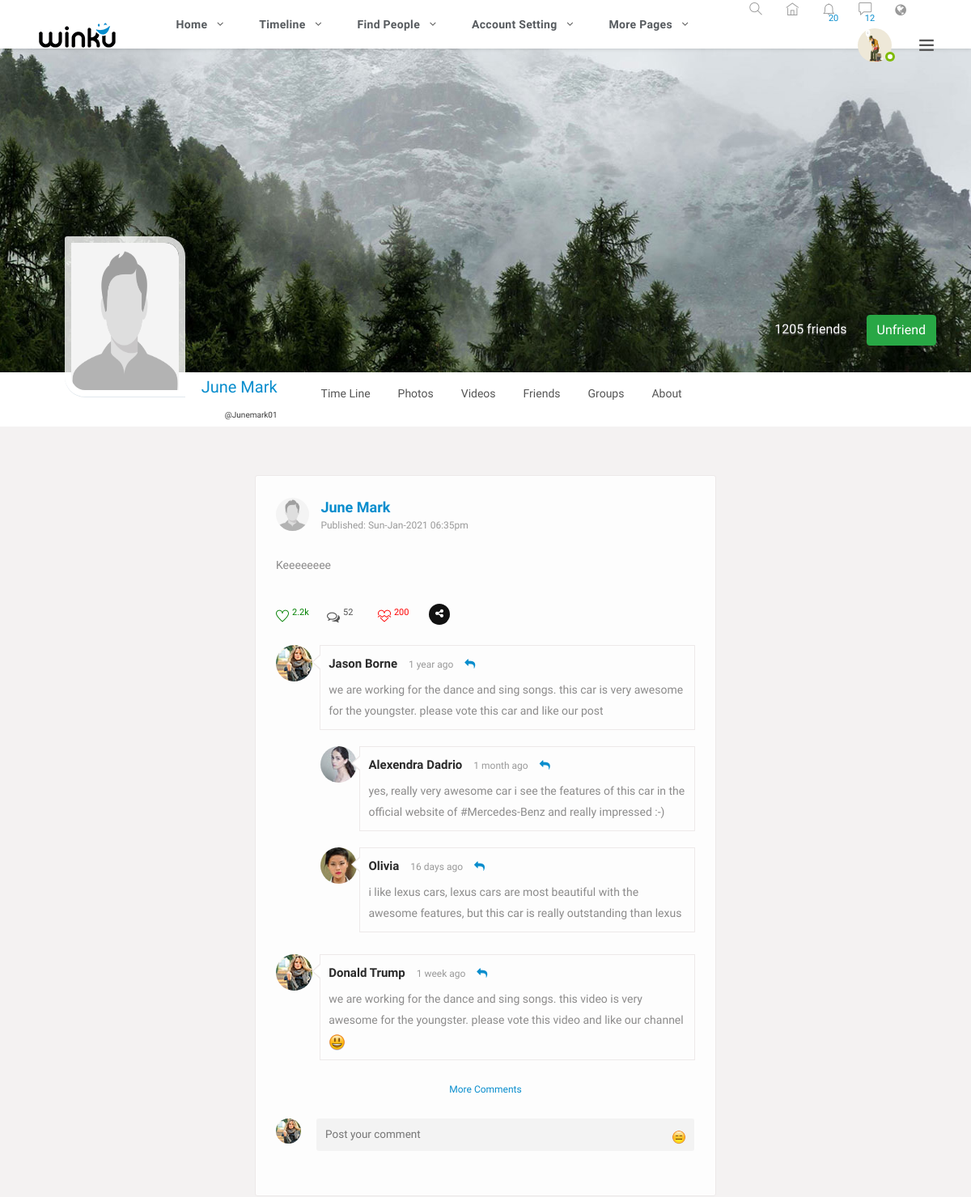
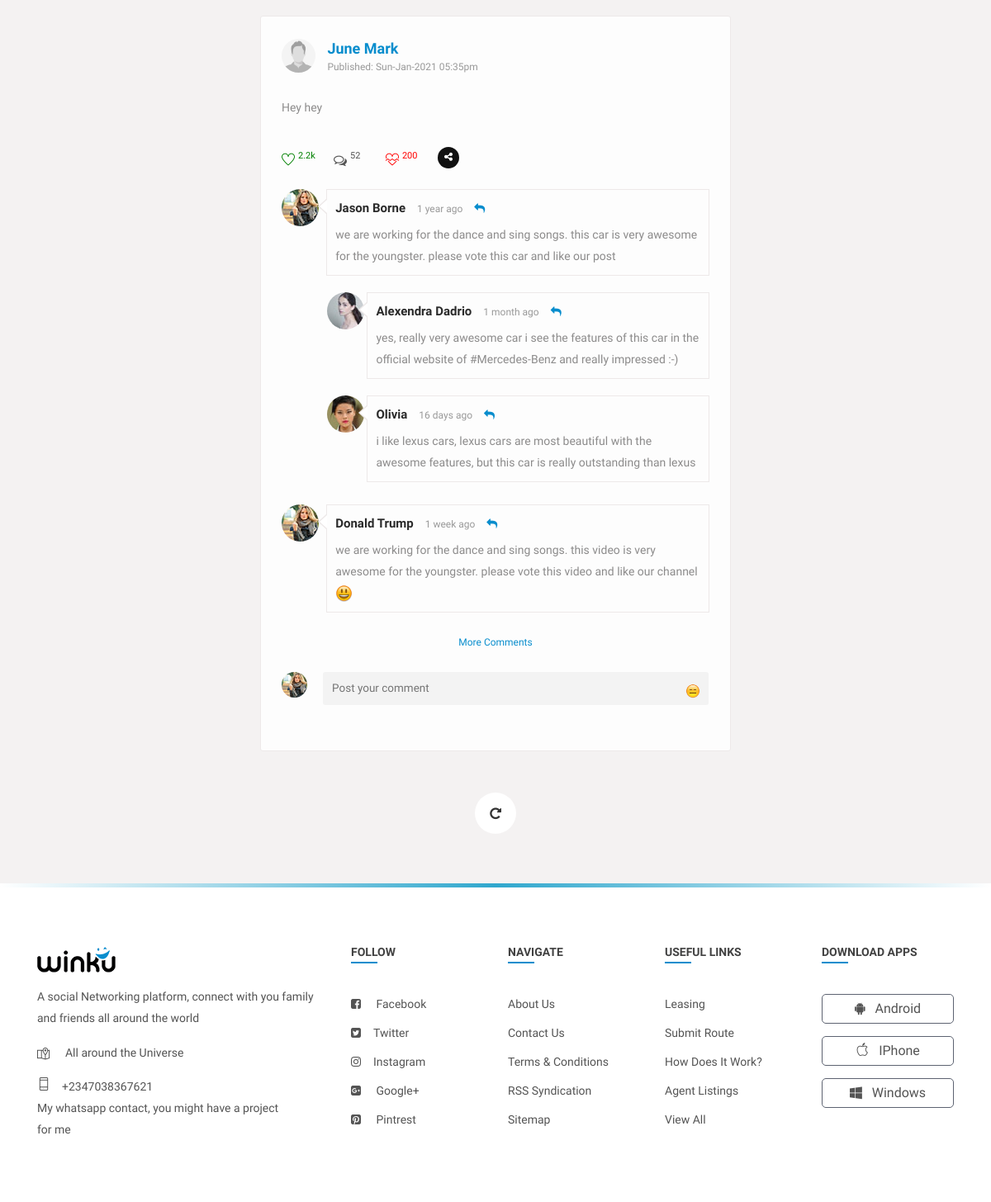
Page /timeline/index.php?pepl=15 (signed in) on the committed database (2 pictures, top to bottom).
### tables this page shows
CREATE TABLE `users` (
  `id` int(11) NOT NULL,
  `name` varchar(50) NOT NULL,
  `password` varchar(50) NOT NULL,
  `email` varchar(50) NOT NULL,
  `username` varchar(50) NOT NULL,
  `phone` varchar(50) NOT NULL,
  `dob` varchar(50) NOT NULL,
  `gender` varchar(50) NOT NULL,
  `city` varchar(50) NOT NULL,
  `country` varchar(50) NOT NULL,
  `about_me` text NOT NULL,
  `date_created` varchar(50) NOT NULL,
  `profile_pic` varchar(50) NOT NULL,
  `cover_pic` varchar(50) NOT NULL
);

CREATE TABLE `posts` (
  `id` int(11) NOT NULL,
  `userId` int(11) NOT NULL,
  `content` text NOT NULL,
  `image` varchar(50) NOT NULL,
  `video` varchar(50) NOT NULL,
  `date_posted` varchar(50) NOT NULL
);

### timeline/index.php (the view, shortened to what this page needs)
<?php
include '../header.php';
include '../utils/update-photo.php';
$userId = $_SESSION['uid'];
$query = "SELECT * FROM users WHERE id = '$userId' ";
$sql = mysqli_query($con, $query);
$result = mysqli_fetch_assoc($sql);
$name = ucwords($result['name']);
$username = ucwords($result['username']);
$profile_pic = $result['profile_pic'];
$cover_pic = $result['cover_pic'];
?>
<?php
if (isset($_GET['pepl'])) {
	$id = $_GET['pepl'];
	$select = "SELECT * FROM users WHERE id = '$id' ";
	$query = mysqli_query($con, $select);
	$row = mysqli_fetch_assoc($query);
	$name = ucwords($row['name']);
	$username = ucwords($row['username']);
	$profile_pic = $row['profile_pic'];
	$cover_pic = $row['cover_pic'];
}
 ?>
	<section>
		<div class="feature-photo">
			<figure >
				<img style="width: 1366px; height: 400px" src="<?php echo base_url ?>uploads/coverpics/<?php echo $cover_pic; ?>" alt="">
			</figure>
			<div class="add-btn">
				<span>1205 friends</span>
<?php
				if (isset($_GET['pepl'])) {
					$id = $_GET['pepl'];
					$getFriends = mysqli_query($con, "SELECT * FROM friends_list WHERE (user_id = '$userId' AND friends_id = '$id') OR (user_id = '$id' AND friends_id = '$userId') ");
					if (mysqli_num_rows($getFriends) == 1) {
?>
				 <button class="btn btn-success" id="unfriendbtn"  title="" data-ripple="">Unfriend</button>
<?php
				}else{
?>
				<button class="btn btn-primary" title="" id="addbtn" onclick="sendFriendsReq(<?php echo $id ?>)" data-ripple="">Add Friend</button>
<?php
				}
			}
?>
			</div>
			<div class="container-fluid">
				<div class="row merged">
					<div class="col-lg-2 col-sm-3">
						<div class="user-avatar">
							<figure id="fig-dp">
								<img style="width: 195px; height: 182px" src="<?php echo base_url ?>uploads/displaypics/<?php echo $profile_pic; ?>" alt="">
							</figure>
						</div>
					</div>
					<div class="col-lg-10 col-sm-9">
						<div class="timeline-info">
							<ul>
								<li class="admin-name">
								  <h5><?php echo $name; ?></h5><p id="demo"></p>
								  <span><?php echo "@".$username; ?></span>
								</li>
								<li>
									<a class="" id="showtimeline" type="button" title="" data-toggle="tab" data-ripple="">time line</a>
									<a class="" type="button" id="showphotos" title="" data-ripple="">Photos</a>
									<a class="" type="button" id="showvideos" title="" data-ripple="">Videos</a>
									<a class="" type="button" id="showfriends" title="" data-ripple="">Friends</a>
									<a class="" type="button" id="showgroup" title="" data-ripple="">Groups</a>
									<a class="" type="button" id="showabout"  title="" data-ripple="">about</a>
								</li>
							</ul>
						</div>
					</div>
				</div>
			</div>
		</div>
	</section>
	<section>
		<div class="gap gray-bg">
			<div class="container-fluid">
				<div class="row">
					<div class="col-lg-12">
						<div class="row" id="page-contents">
							<div class="col-lg-3">
								<aside class="sidebar static">
								</aside>
							</div>
							<?php include 'add-post.php'; ?>
						</div>
					</div>
				</div>
			</div>
		</div>
	</section>
 <?php
include '../footer.php';
  ?>

### header.php (shortened to what this page needs)
<?php
include 'connection.php';
$userId = $_SESSION['uid'];
$query = "SELECT * FROM users WHERE id = '$userId' ";
$sql = mysqli_query($con, $query);
$result = mysqli_fetch_assoc($sql);
$profile_pic = $result['profile_pic'];
?>
<!DOCTYPE html>
<html lang="en">
<head>
    <link rel="stylesheet" href="<?php echo base_url ?>css/custom.css">
    <link rel="stylesheet" href="<?php echo base_url ?>css/main.min.css">
    <link rel="stylesheet" href="<?php echo base_url ?>css/style.css">
    <link rel="stylesheet" href="<?php echo base_url ?>css/color.css">
    <link rel="stylesheet" href="<?php echo base_url ?>css/responsive.css">
</head>
<body>
<div class="theme-layout">
        <div class="topbar stick">
        <div class="logo">
            <a title="" href="<?php echo base_url ?>"><img src="images/logo.png" alt=""></a>
        </div>
        <div class="top-area">
            <ul class="main-menu">
                <li>
                    <a href="<?php echo base_url ?>" title="">Home</a>
                </li>
                <li>
                    <a href="<?php echo base_url ?>timeline/" title="">timeline</a>
                </li>
                <li>
                    <a href="<?php echo base_url ?>findPeople/" title="">Find People</a>
                </li>
                <li>
                    <a href="edit-account-setting.html" title="">Account Setting</a>
                </li>
                <li>
                    <a href="#" title="">more pages</a>
                </li>
            </ul>
            <ul class="setting-area">
                <li>
                    <a href="#" title="Home" data-ripple=""><i class="ti-search"></i></a>
                </li>
                <li><a href="<?php echo base_url ?>" title="Home" data-ripple=""><i class="ti-home"></i></a></li>
                <li>
                    <a href="#" title="Notification" data-ripple="">
                        <i class="ti-bell"></i><span>20</span>
                    </a>
                </li>
                <li>
                    <a href="#" title="Messages" data-ripple=""><i class="ti-comment"></i><span>12</span></a>
                </li>
                <li><a href="#" title="Languages" data-ripple=""><i class="fa fa-globe"></i></a>
                </li>
            </ul>
            <div class="user-img">
                <img style="width: 60px; height: 60px" src="<?php echo base_url ?>uploads/displaypics/<?php echo $profile_pic ?>" alt="">
                <span class="status f-online"></span>
            </div>
            <span class="ti-menu main-menu" data-ripple=""></span>
        </div>
    </div>

### timeline/add-post.php (shortened to what this page needs)
							<div id="add-post-section" class="col-lg-6">
								<div class="loadMore">
<?php
if (isset($_GET['pepl'])) {
	$id = $_GET['pepl'];
	$sel = mysqli_query($con, "SELECT * FROM posts INNER JOIN users ON posts.userId = users.id WHERE userId = '$id' ORDER BY date_posted DESC ");
	if (mysqli_num_rows($sel) > 0) {
		while ($row = mysqli_fetch_assoc($sel)) {
			$content = ucfirst($row['content']);
			$date = $row['date_posted'];
			$dp =  $row['profile_pic'];
			$name = $row['name'];
?>
									<div class="central-meta item">
										<div class="user-post">
											<div class="friend-info">
												<figure>
													<img  src=" <?php echo base_url ?>uploads/displaypics/<?php echo $dp ?>" alt="">
												</figure>
												<div class="friend-name">
													<ins><a href="" title=""><?php echo $name; ?></a></ins>
													<span>published: <?php echo $date ?></span>
												</div>
												<div class="post-meta">
													<div class="description">
														<p>
															<?php echo $content ?>
														</p>
													</div>
													<div class="we-video-info">
														<ul>
															<li>
																<span class="like" data-toggle="tooltip" title="like">
																	<i class="ti-heart"></i>
																	<ins>2.2k</ins>
																</span>
															</li>
															<li>
																<span class="comment" data-toggle="tooltip" title="Comments">
																	<i class="fa fa-comments-o"></i>
																	<ins>52</ins>
																</span>
															</li>
															<li>
																<span class="dislike" data-toggle="tooltip" title="dislike">
																	<i class="ti-heart-broken"></i>
																	<ins>200</ins>
																</span>
															</li>
															<li class="social-media">
																<div class="menu">
																  <div class="btn trigger"><i class="fa fa-share-alt"></i></div>
																  <div class="rotater">
																  </div>
																  <div class="rotater">
																  </div>
																  <div class="rotater">
																  </div>
																  <div class="rotater">
																  </div>
																  <div class="rotater">
																  </div>
																  <div class="rotater">
																  </div>
																	<div class="rotater">
																  </div>
																  <div class="rotater">
																  </div>
																</div>
															</li>
														</ul>
													</div>
												</div>
											</div>
											<div class="coment-area">
												<ul class="we-comet">
													<li>
														<div class="comet-avatar">
															<img src="images/resources/comet-1.jpg" alt="">
														</div>
														<div class="we-comment">
															<div class="coment-head">
																<h5><a href="time-line.html" title="">Jason borne</a></h5>
																<span>1 year ago</span>
																<a class="we-reply" href="#" title="Reply"><i class="fa fa-reply"></i></a>
															</div>
															<p>we are working for the dance and sing songs. this car is very awesome for the youngster. please vote this car and like our post</p>
														</div>
														<ul>
															<li>
																<div class="comet-avatar">
																	<img src="images/resources/comet-2.jpg" alt="">
																</div>
																<div class="we-comment">
																	<div class="coment-head">
																		<h5><a href="time-line.html" title="">alexendra dadrio</a></h5>
																		<span>1 month ago</span>
																		<a class="we-reply" href="#" title="Reply"><i class="fa fa-reply"></i></a>
																	</div>
																	<p>yes, really very awesome car i see the features of this car in the official website of <a href="#" title="">#Mercedes-Benz</a> and really impressed :-)</p>
																</div>
															</li>
															<li>
																<div class="comet-avatar">
																	<img src="images/resources/comet-3.jpg" alt="">
																</div>
																<div class="we-comment">
																	<div class="coment-head">
																		<h5><a href="time-line.html" title="">Olivia</a></h5>
																		<span>16 days ago</span>
																		<a class="we-reply" href="#" title="Reply"><i class="fa fa-reply"></i></a>
																	</div>
																	<p>i like lexus cars, lexus cars are most beautiful with the awesome features, but this car is really outstanding than lexus</p>
																</div>
															</li>
														</ul>
													</li>
													<li>
														<div class="comet-avatar">
															<img src="images/resources/comet-1.jpg" alt="">
														</div>
														<div class="we-comment">
															<div class="coment-head">
																<h5><a href="time-line.html" title="">Donald Trump</a></h5>
																<span>1 week ago</span>
																<a class="we-reply" href="#" title="Reply"><i class="fa fa-reply"></i></a>
															</div>
															<p>we are working for the dance and sing songs. this video is very awesome for the youngster. please vote this video and like our channel
																<i class="em em-smiley"></i>
															</p>
														</div>
													</li>
													<li>
														<a href="#" title="" class="showmore underline">more comments</a>
													</li>
													<li class="post-comment">
														<div class="comet-avatar">
															<img src="images/resources/comet-1.jpg" alt="">
														</div>
														<div class="post-comt-box">
															<form method="post">
																<textarea placeholder="Post your comment"></textarea>
																<div class="add-smiles">
																	<span class="em em-expressionless" title="add icon"></span>
																</div>
																<button type="submit"></button>
															</form>
														</div>
													</li>
												</ul>
											</div>
										</div>
									</div>
<?php
		}
	}else{
		echo "No Post";
	}
}
 ?>
								</div>
							</div>

### rows in the picture
users: profile_pic (picture)
users: cover_pic (placeholder picture), profile_pic (placeholder picture), name "June Mark", username "Junemark01"
posts: userId.profile_pic (placeholder picture), userId.name "June Mark", date_posted "Sun-Jan-2021 06:35pm", content "Keeeeeeee"
posts: userId.profile_pic (placeholder picture), userId.name "June Mark", date_posted "Sun-Jan-2021 05:35pm", content "Hey hey"
